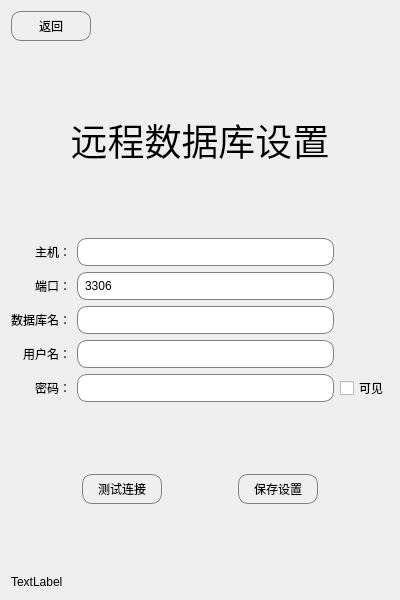
<?xml version="1.0" encoding="UTF-8"?>
<ui version="4.0">
 <class>UiDatabaseSet</class>
 <widget class="QWidget" name="UiDatabaseSet">
  <property name="geometry">
   <rect>
    <x>0</x>
    <y>0</y>
    <width>400</width>
    <height>600</height>
   </rect>
  </property>
  <property name="windowTitle">
   <string>Form</string>
  </property>
  <layout class="QVBoxLayout" name="verticalLayout">
   <item>
    <layout class="QHBoxLayout" name="horizontalLayout_2">
     <item>
      <widget class="QPushButton" name="button_return">
       <property name="minimumSize">
        <size>
         <width>80</width>
         <height>0</height>
        </size>
       </property>
       <property name="styleSheet">
        <string notr="true">border: 1px solid gray;
border-radius: 10px;
padding: 5px;</string>
       </property>
       <property name="text">
        <string>返回</string>
       </property>
      </widget>
     </item>
     <item>
      <spacer name="horizontalSpacer_4">
       <property name="orientation">
        <enum>Qt::Horizontal</enum>
       </property>
       <property name="sizeHint" stdset="0">
        <size>
         <width>40</width>
         <height>20</height>
        </size>
       </property>
      </spacer>
     </item>
    </layout>
   </item>
   <item>
    <spacer name="verticalSpacer_4">
     <property name="orientation">
      <enum>Qt::Vertical</enum>
     </property>
     <property name="sizeHint" stdset="0">
      <size>
       <width>20</width>
       <height>60</height>
      </size>
     </property>
    </spacer>
   </item>
   <item>
    <widget class="QLabel" name="label">
     <property name="font">
      <font>
       <family>楷体</family>
       <pointsize>28</pointsize>
      </font>
     </property>
     <property name="text">
      <string>远程数据库设置</string>
     </property>
     <property name="alignment">
      <set>Qt::AlignCenter</set>
     </property>
    </widget>
   </item>
   <item>
    <spacer name="verticalSpacer_3">
     <property name="orientation">
      <enum>Qt::Vertical</enum>
     </property>
     <property name="sizeHint" stdset="0">
      <size>
       <width>20</width>
       <height>61</height>
      </size>
     </property>
    </spacer>
   </item>
   <item>
    <layout class="QGridLayout" name="gridLayout">
     <item row="0" column="1">
      <widget class="QLineEdit" name="lineEdit_hostName">
       <property name="styleSheet">
        <string notr="true">QLineEdit {
    border: 1px solid gray;
    border-radius: 10px;
    padding: 5px;
}
</string>
       </property>
      </widget>
     </item>
     <item row="1" column="0">
      <widget class="QLabel" name="label_3">
       <property name="text">
        <string>端口：</string>
       </property>
       <property name="alignment">
        <set>Qt::AlignRight|Qt::AlignTrailing|Qt::AlignVCenter</set>
       </property>
      </widget>
     </item>
     <item row="4" column="0">
      <widget class="QLabel" name="label_4">
       <property name="text">
        <string>密码：</string>
       </property>
       <property name="alignment">
        <set>Qt::AlignRight|Qt::AlignTrailing|Qt::AlignVCenter</set>
       </property>
      </widget>
     </item>
     <item row="4" column="1">
      <widget class="QLineEdit" name="lineEdit_password">
       <property name="styleSheet">
        <string notr="true">QLineEdit {
    border: 1px solid gray;
    border-radius: 10px;
    padding: 5px;
}
</string>
       </property>
       <property name="echoMode">
        <enum>QLineEdit::Password</enum>
       </property>
      </widget>
     </item>
     <item row="4" column="2">
      <widget class="QCheckBox" name="checkBox_showPwd">
       <property name="text">
        <string>可见</string>
       </property>
      </widget>
     </item>
     <item row="2" column="0">
      <widget class="QLabel" name="label_5">
       <property name="text">
        <string>数据库名：</string>
       </property>
       <property name="alignment">
        <set>Qt::AlignRight|Qt::AlignTrailing|Qt::AlignVCenter</set>
       </property>
      </widget>
     </item>
     <item row="2" column="1">
      <widget class="QLineEdit" name="lineEdit_dbName">
       <property name="styleSheet">
        <string notr="true">QLineEdit {
    border: 1px solid gray;
    border-radius: 10px;
    padding: 5px;
}
</string>
       </property>
       <property name="echoMode">
        <enum>QLineEdit::Normal</enum>
       </property>
      </widget>
     </item>
     <item row="0" column="0">
      <widget class="QLabel" name="label_2">
       <property name="text">
        <string>主机：</string>
       </property>
       <property name="alignment">
        <set>Qt::AlignRight|Qt::AlignTrailing|Qt::AlignVCenter</set>
       </property>
      </widget>
     </item>
     <item row="1" column="1">
      <widget class="QLineEdit" name="lineEdit_hostPort">
       <property name="styleSheet">
        <string notr="true">QLineEdit {
    border: 1px solid gray;
    border-radius: 10px;
    padding: 5px;
}
</string>
       </property>
       <property name="inputMask">
        <string>9999</string>
       </property>
       <property name="text">
        <string>3306</string>
       </property>
       <property name="echoMode">
        <enum>QLineEdit::Normal</enum>
       </property>
      </widget>
     </item>
     <item row="3" column="0">
      <widget class="QLabel" name="label_6">
       <property name="text">
        <string>用户名：</string>
       </property>
       <property name="alignment">
        <set>Qt::AlignRight|Qt::AlignTrailing|Qt::AlignVCenter</set>
       </property>
      </widget>
     </item>
     <item row="3" column="1">
      <widget class="QLineEdit" name="lineEdit_username">
       <property name="styleSheet">
        <string notr="true">QLineEdit {
    border: 1px solid gray;
    border-radius: 10px;
    padding: 5px;
}
</string>
       </property>
       <property name="echoMode">
        <enum>QLineEdit::Normal</enum>
       </property>
      </widget>
     </item>
    </layout>
   </item>
   <item>
    <spacer name="verticalSpacer">
     <property name="orientation">
      <enum>Qt::Vertical</enum>
     </property>
     <property name="sizeHint" stdset="0">
      <size>
       <width>20</width>
       <height>60</height>
      </size>
     </property>
    </spacer>
   </item>
   <item>
    <layout class="QHBoxLayout" name="horizontalLayout">
     <item>
      <spacer name="horizontalSpacer_2">
       <property name="orientation">
        <enum>Qt::Horizontal</enum>
       </property>
       <property name="sizeHint" stdset="0">
        <size>
         <width>40</width>
         <height>20</height>
        </size>
       </property>
      </spacer>
     </item>
     <item>
      <widget class="QPushButton" name="button_dbTest">
       <property name="minimumSize">
        <size>
         <width>80</width>
         <height>0</height>
        </size>
       </property>
       <property name="styleSheet">
        <string notr="true">QPushButton {
    border: 1px solid gray;
    border-radius: 10px;
    padding: 5px;
}</string>
       </property>
       <property name="text">
        <string>测试连接</string>
       </property>
      </widget>
     </item>
     <item>
      <spacer name="horizontalSpacer">
       <property name="orientation">
        <enum>Qt::Horizontal</enum>
       </property>
       <property name="sizeHint" stdset="0">
        <size>
         <width>40</width>
         <height>20</height>
        </size>
       </property>
      </spacer>
     </item>
     <item>
      <widget class="QPushButton" name="button_save">
       <property name="minimumSize">
        <size>
         <width>80</width>
         <height>0</height>
        </size>
       </property>
       <property name="styleSheet">
        <string notr="true">QPushButton {
    border: 1px solid gray;
    border-radius: 10px;
    padding: 5px;
}</string>
       </property>
       <property name="text">
        <string>保存设置</string>
       </property>
      </widget>
     </item>
     <item>
      <spacer name="horizontalSpacer_3">
       <property name="orientation">
        <enum>Qt::Horizontal</enum>
       </property>
       <property name="sizeHint" stdset="0">
        <size>
         <width>40</width>
         <height>20</height>
        </size>
       </property>
      </spacer>
     </item>
    </layout>
   </item>
   <item>
    <spacer name="verticalSpacer_2">
     <property name="orientation">
      <enum>Qt::Vertical</enum>
     </property>
     <property name="sizeHint" stdset="0">
      <size>
       <width>20</width>
       <height>60</height>
      </size>
     </property>
    </spacer>
   </item>
   <item>
    <widget class="QLabel" name="label_showInfo">
     <property name="text">
      <string>TextLabel</string>
     </property>
    </widget>
   </item>
  </layout>
 </widget>
 <resources/>
 <connections/>
</ui>
